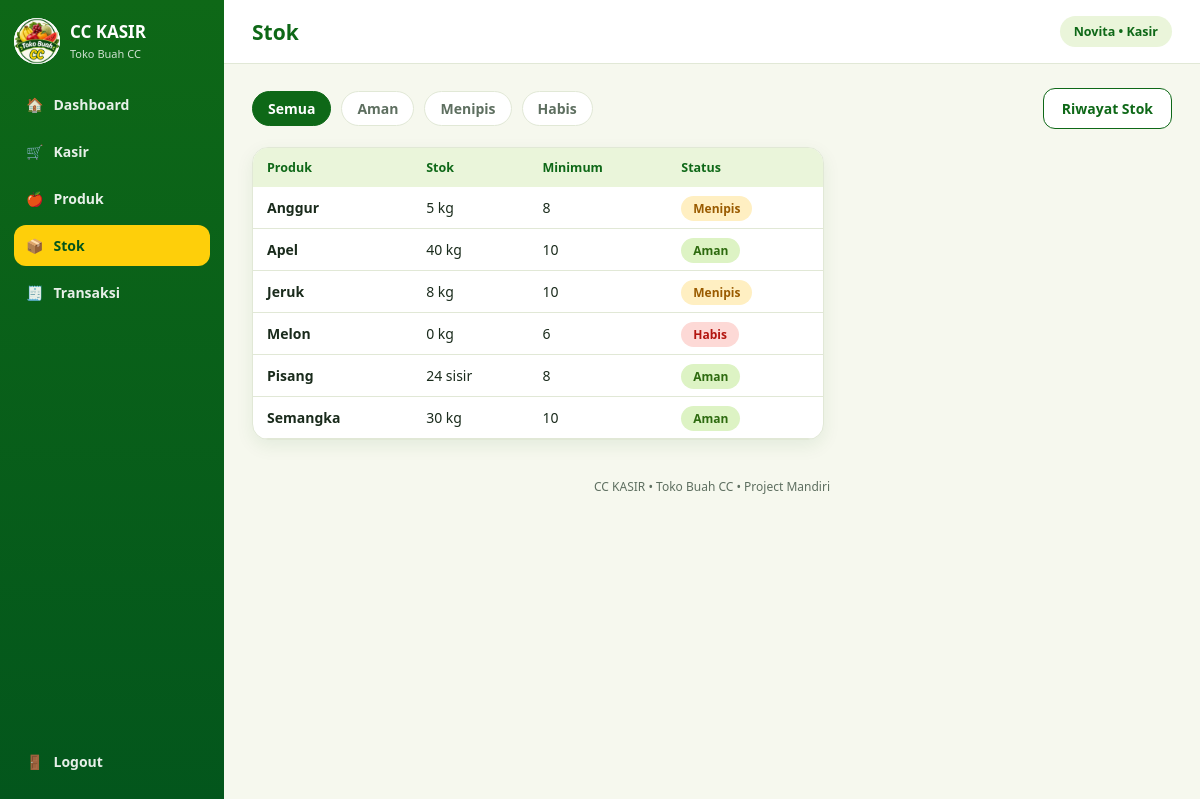
Screenshot of /views/stok.php (signed in) with the database file from the repository.
### tables this page shows
CREATE TABLE produk (
  id_produk INT NOT NULL AUTO_INCREMENT PRIMARY KEY,
  nama_produk VARCHAR(100) NOT NULL,
  kategori VARCHAR(50) NOT NULL,
  harga INT NOT NULL DEFAULT 0,
  satuan VARCHAR(20) NOT NULL DEFAULT 'kg',
  stok DECIMAL(10,2) NOT NULL DEFAULT 0,
  stok_minimum DECIMAL(10,2) NOT NULL DEFAULT 0,
  status ENUM('aktif','nonaktif') NOT NULL DEFAULT 'aktif'
);

### config/database.php (called while the page is built, shortened)
<?php
function db(): PDO
{
    static $pdo = null;
    if ($pdo === null) {
        $dsn = 'mysql:host=' . DB_HOST . ';dbname=' . DB_NAME . ';charset=utf8mb4';
        $pdo = new PDO($dsn, DB_USER, DB_PASS, [
            PDO::ATTR_ERRMODE => PDO::ERRMODE_EXCEPTION,
            PDO::ATTR_DEFAULT_FETCH_MODE => PDO::FETCH_ASSOC,
        ]);
    }
    return $pdo;
}

### includes/functions.php (called while the page is built, shortened)
<?php
function e($teks): string
{
    return htmlspecialchars((string) $teks, ENT_QUOTES, 'UTF-8');
}
function format_qty($qty): string
{
    return rtrim(rtrim(number_format((float) $qty, 2, ',', '.'), '0'), ',');
}
function status_stok($stok, $minimum): array
{
    if ((float) $stok <= 0) {
        return ['Habis', 'no'];
    }
    if ((float) $stok <= (float) $minimum) {
        return ['Menipis', 'lw'];
    }
    return ['Aman', 'ok'];
}

### views/stok.php (the view, shortened to what this page needs)
<?php
$filter = $_GET['status'] ?? 'semua';
$kondisi = '';
if ($filter === 'aman') {
    $kondisi = 'AND stok > stok_minimum';
} elseif ($filter === 'menipis') {
    $kondisi = 'AND stok > 0 AND stok <= stok_minimum';
} elseif ($filter === 'habis') {
    $kondisi = 'AND stok <= 0';
} else {
    $filter = 'semua';
}
$daftar = db()->query("SELECT id_produk, nama_produk, stok, stok_minimum, satuan FROM produk WHERE status = 'aktif' $kondisi ORDER BY nama_produk")->fetchAll();
include ROOT_PATH . '/includes/header.php';
include ROOT_PATH . '/includes/navbar.php';
?>
<div class="view">
    <div class="tools">
        <?php foreach (['semua' => 'Semua', 'aman' => 'Aman', 'menipis' => 'Menipis', 'habis' => 'Habis'] as $k => $label): ?>
            <a class="pill <?= $filter === $k ? 'on' : '' ?>" href="?status=<?= $k ?>"><?= $label ?></a>
        <?php endforeach; ?>
        <a class="btn o right" href="<?= BASE_URL ?>views/stok_riwayat.php">Riwayat Stok</a>
    </div>
    <div class="split">
        <div class="card tw">
            <table>
                <tr><th>Produk</th><th>Stok</th><th>Minimum</th><th>Status</th></tr>
                <?php foreach ($daftar as $d): ?>
                    <?php [$label, $kelas] = status_stok($d['stok'], $d['stok_minimum']); ?>
                    <tr>
                        <td><b><?= e($d['nama_produk']) ?></b></td>
                        <td><?= e(format_qty($d['stok'])) ?> <?= e($d['satuan']) ?></td>
                        <td><?= e(format_qty($d['stok_minimum'])) ?></td>
                        <td><span class="bd <?= $kelas ?>"><?= $label ?></span></td>
                    </tr>
                <?php endforeach; ?>
            </table>
        </div>
    </div>
</div>
<?php include ROOT_PATH . '/includes/footer.php'; ?>

### assets/css/style.css (style rules this page uses)
:root { --g1:#03561C;--g2:#0E6817;--g3:#1D7519;--lime:#B2E04D;--yel:#FECF0A;--bg:#F6F8EE;--card:#fff;--ink:#1A2B1C;--mut:#5E6F60;--line:#E1E8D6;--tint:#EAF5DA }
* { box-sizing:border-box;margin:0 }
html,body { min-height:100% }
body { font-family:Nunito,'Segoe UI',Arial,sans-serif;background:var(--bg);color:var(--ink);font-size:14px }
a { text-decoration:none;color:inherit }
.right { margin-left:auto }
.view { padding:24px 28px;display:grid;gap:18px }
.split { display:grid;grid-template-columns:1fr 330px;gap:18px;align-items:start }
.card { background:var(--card);border-radius:16px;padding:18px;border:1px solid var(--line);box-shadow:0 6px 18px rgba(3,86,28,.08) }
.tools { display:flex;gap:10px;align-items:center;flex-wrap:wrap }
.pill { padding:7px 15px;border-radius:99px;background:var(--card);border:1.5px solid var(--line);font-weight:700;color:var(--mut) }
.pill.on { background:var(--g2);color:#fff;border-color:var(--g2) }
.btn { display:inline-block;text-align:center;padding:10px 18px;border-radius:12px;font:inherit;font-weight:800;background:var(--g2);color:#fff;border:0;cursor:pointer }
.btn.o { background:var(--card);color:var(--g2);border:1.5px solid var(--g2) }
table { width:100%;border-collapse:collapse }
th { background:var(--tint);color:var(--g2);text-align:left;padding:11px 14px;font-size:12.5px }
td { padding:11px 14px;border-bottom:1px solid var(--line) }
.tw { padding:0;overflow-x:auto }
.bd { padding:4px 12px;border-radius:99px;font-size:12px;font-weight:800;background:#E6E6E6 }
.bd.ok { background:#DDF3C4;color:#2D6A0F }
.bd.lw { background:#FFEFC2;color:#9A5B00 }
.bd.no { background:#FDD9D6;color:#B3150F }

### rows the page displays
produk: nama_produk "Anggur", stok "5", satuan "kg", stok_minimum "8", label "Menipis"
produk: nama_produk "Apel", stok "40", satuan "kg", stok_minimum "10", label "Aman"
produk: nama_produk "Jeruk", stok "8", satuan "kg", stok_minimum "10", label "Menipis"
produk: nama_produk "Melon", stok "0", satuan "kg", stok_minimum "6", label "Habis"
produk: nama_produk "Pisang", stok "24", satuan "sisir", stok_minimum "8", label "Aman"
produk: nama_produk "Semangka", stok "30", satuan "kg", stok_minimum "10", label "Aman"

### other values shown
APP_NAME "CC KASIR"
MITRA_NAME "Toko Buah CC"
$icon "🏠"
$label "Dashboard"
$icon "🛒"
$label "Kasir"
$icon "🍎"
$label "Produk"
$icon "📦"
$label "Stok"
$icon "🧾"
$label "Transaksi"
$pageTitle "Stok"
$_SESSION['user']['nama'] "Novita"
$_SESSION['user']['role'] "Kasir"
